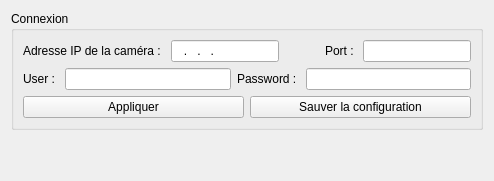
              <widget class="QWidget" name="tab_connexion">
               <attribute name="title">
                <string>Connexion</string>
               </attribute>
               <layout class="QVBoxLayout" name="verticalLayout_2">
                <item>
                 <widget class="QGroupBox" name="groupBoxConnexionConnexion">
                  <property name="title">
                   <string>Connexion</string>
                  </property>
                  <layout class="QVBoxLayout" name="verticalLayout_3">
                   <item>
                    <layout class="QHBoxLayout" name="horizontalLayout">
                     <item>
                      <widget class="QLabel" name="labelConnexionAdresseIPCamera">
                       <property name="text">
                        <string>Adresse IP de la caméra : </string>
                       </property>
                      </widget>
                     </item>
                     <item>
                      <widget class="QLineEdit" name="lineEditConnexionAdresseIPCamera">
                       <property name="inputMask">
                        <string>000.000.000.000</string>
                       </property>
                      </widget>
                     </item>
                     <item>
                      <spacer name="horizontalSpacer_2">
                       <property name="orientation">
                        <enum>Qt::Horizontal</enum>
                       </property>
                       <property name="sizeHint" stdset="0">
                        <size>
                         <width>40</width>
                         <height>20</height>
                        </size>
                       </property>
                      </spacer>
                     </item>
                     <item>
                      <widget class="QLabel" name="labelConnexionPortCamera">
                       <property name="text">
                        <string>Port : </string>
                       </property>
                      </widget>
                     </item>
                     <item>
                      <widget class="QLineEdit" name="lineEditConnexionPortCamera">
                       <property name="inputMask">
                        <string>000</string>
                       </property>
                      </widget>
                     </item>
                    </layout>
                   </item>
                   <item>
                    <layout class="QHBoxLayout" name="horizontalLayout_3">
                     <item>
                      <widget class="QLabel" name="labelConnexionUser">
                       <property name="text">
                        <string>User : </string>
                       </property>
                      </widget>
                     </item>
                     <item>
                      <widget class="QLineEdit" name="lineEditConnexionUser"/>
                     </item>
                     <item>
                      <widget class="QLabel" name="labelConnexionPassword">
                       <property name="text">
                        <string>Password : </string>
                       </property>
                      </widget>
                     </item>
                     <item>
                      <widget class="QLineEdit" name="lineEditConnexionPassword"/>
                     </item>
                    </layout>
                   </item>
                   <item>
                    <layout class="QHBoxLayout" name="horizontalLayout_25">
                     <item>
                      <widget class="QPushButton" name="pushButtonConnexionAppliquer">
                       <property name="text">
                        <string>Appliquer</string>
                       </property>
                      </widget>
                     </item>
                     <item>
                      <widget class="QPushButton" name="pushButtonConnexionSauver">
                       <property name="text">
                        <string>Sauver la configuration</string>
                       </property>
                      </widget>
                     </item>
                    </layout>
                   </item>
                  </layout>
                 </widget>
                </item>
                <item>
                 <spacer name="verticalSpacer">
                  <property name="orientation">
                   <enum>Qt::Vertical</enum>
                  </property>
                  <property name="sizeHint" stdset="0">
                   <size>
                    <width>20</width>
                    <height>40</height>
                   </size>
                  </property>
                 </spacer>
                </item>
               </layout>
              </widget>
